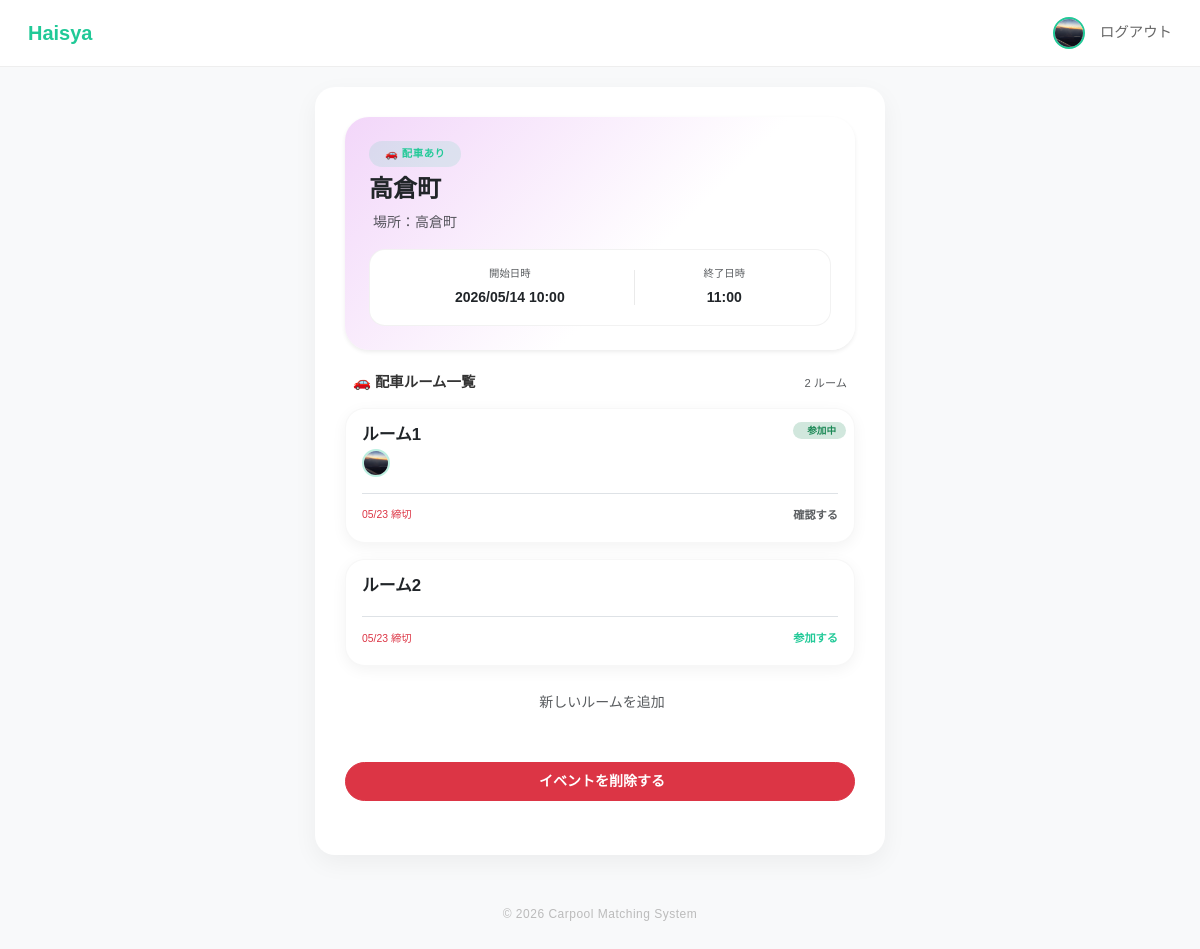
The app's page /events/detail/6 (signed in), older data.
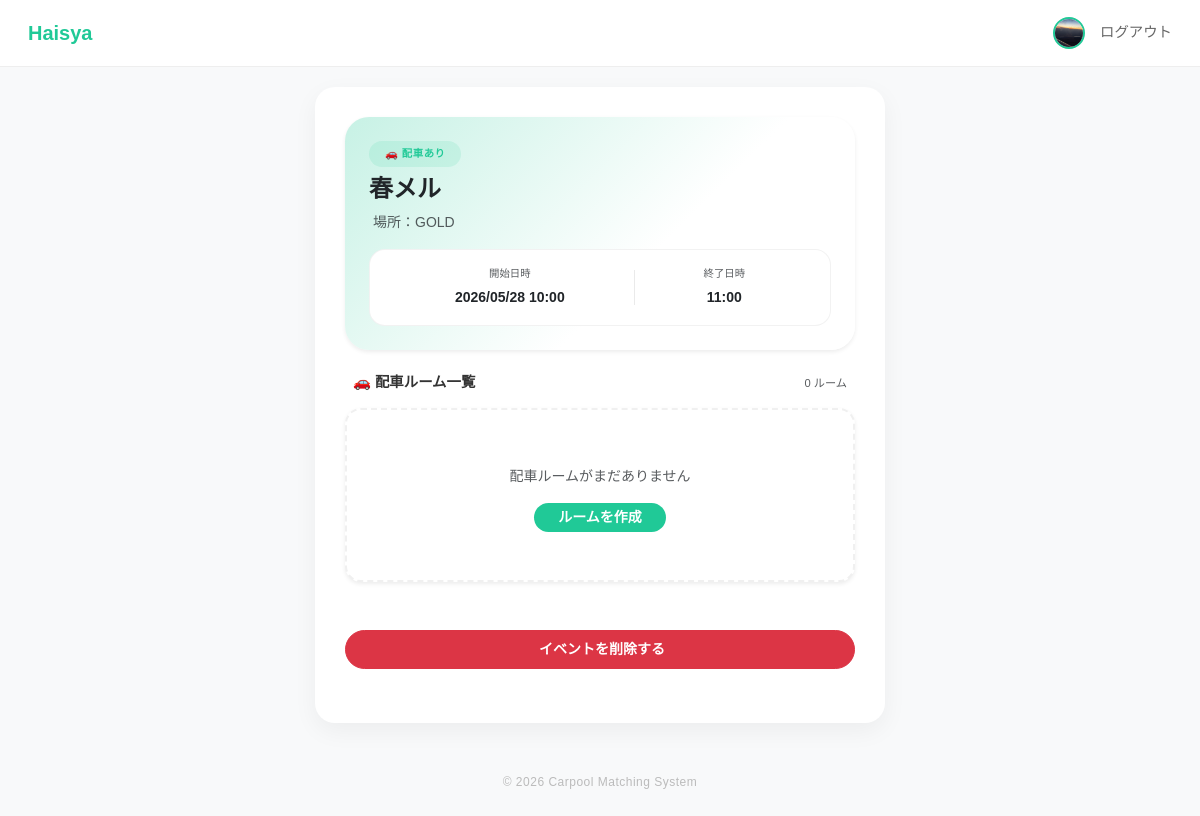
The same page, newer data.
### app/models/event.py (models this page shows, shortened)
class Event(db.Model):
    __tablename__ = 'events'
    id = db.Column(db.Integer, primary_key=True)
    title = db.Column(db.String(100), nullable=False)
    group_id = db.Column(db.Integer, db.ForeignKey('groups.id'), nullable=True)
    location = db.Column(db.String(200))
    start_time = db.Column(db.DateTime, nullable=False)
    end_time = db.Column(db.DateTime)
    join_code = db.Column(db.String(10), unique=True, nullable=False)
    needs_car = db.Column(db.Boolean, default=True)
    created_by = db.Column(db.Integer, db.ForeignKey('users.id'), nullable=False)
    created_at = db.Column(db.DateTime, default=datetime.utcnow)
    creator = db.relationship("User", backref=db.backref("created_events", lazy=True))
    rooms = db.relationship(
        "Room",
        backref="event",
        lazy=True,
        cascade="all, delete-orphan"
    )

### app/models/room.py (models this page shows, shortened)
class Room(db.Model):
    __tablename__ = "rooms"
    id = db.Column(db.Integer, primary_key=True)
    name = db.Column(db.String(200), nullable=False)
    description = db.Column(db.Text)
    sections = db.Column(db.Integer, default=1)
    event_id = db.Column(db.Integer, db.ForeignKey("events.id"), nullable=False)
    created_by = db.Column(db.Integer, db.ForeignKey("users.id"), nullable=False)
    deadline = db.Column(db.DateTime)
    matching_method = db.Column(db.String(50), default="default")
    created_at = db.Column(db.DateTime, default=datetime.utcnow)
    entries = db.relationship("Entry", backref="room", lazy=True, cascade="all, delete-orphan")

### app/models/entry.py (models this page shows, shortened)
class Entry(db.Model):
    __tablename__ = "entries"
    id = db.Column(db.Integer, primary_key=True)
    user_id = db.Column(db.Integer, db.ForeignKey("users.id"), nullable=False)
    room_id = db.Column(db.Integer, db.ForeignKey("rooms.id"), nullable=False)
    has_car = db.Column(db.Boolean, default=False)
    capacity = db.Column(db.Integer, default=0)
    has_rehersal = db.Column(db.Boolean, default=False) # ← これを追加しました
    schedule_id = db.Column(db.String(50))
    prefer_with = db.Column(db.String(200))
    avoid_with = db.Column(db.String(200))
    early_leave = db.Column(db.Boolean, default=False)
    created_at = db.Column(db.DateTime, default=datetime.utcnow)
    user = db.relationship("User", backref=db.backref("entries", lazy=True))

### app/models/user.py (models this page shows)
class User(db.Model, UserMixin):
    __tablename__ = "users"
    id = db.Column(db.Integer, primary_key=True)
    username = db.Column(db.String(50), unique=True, nullable=False)
    password = db.Column(db.String(200), nullable=False)
    display_name = db.Column(db.String(50))
    icon = db.Column(db.String(200), default="default.png")
    genre = db.Column(db.String(50))  # 所属ジャンル
    age = db.Column(db.Integer)
    line_url = db.Column(db.String(200), nullable=True)
    insta_url = db.Column(db.String(200), nullable=True)
    @property
    def name(self):
        return self.display_name or self.username

### app/events/routes.py (the view)
@events_bp.route('/detail/<int:event_id>')
@login_required
def event_detail(event_id):
    event = Event.query.get_or_404(event_id)
    joined_room_ids = [
        entry.room_id for entry in Entry.query.filter_by(user_id=current_user.id).all()
    ]
    is_admin = False
    if event.group_id:
        membership = GroupMember.query.filter_by(
            group_id=event.group_id,
            user_id=current_user.id,
            role='admin'
        ).first()
        is_admin = membership is not None
    return render_template('event_detail.html',
                           event=event,
                           joined_room_ids=joined_room_ids,
                           is_admin=is_admin)

### app/models/user.py (called while the page is built)
@login_manager.user_loader
def load_user(user_id):
    return User.query.get(int(user_id))

### app/templates/event_detail.html (shortened to what the changed rows need)
{% extends "layout.html" %}
{% block content %}
{% from 'macros/avatar.html' import avatar %}
<div class="main-card border-0 shadow-sm mb-4 p-4" style="border-radius: 24px; background: linear-gradient(135deg, {{ (event.group.color ~ '40') if event.group else '#ffffff' }} 0%, white 60%);">
    <div class="mb-3">
        <div class="d-flex justify-content-between align-items-start">
            <span class="badge rounded-pill px-3 py-2 mb-2 {% if event.needs_car %}bg-walica-light text-walica{% else %}bg-light text-muted{% endif %}"
                style="font-size: 0.65rem; font-weight: 600; letter-spacing: 0.5px;">
            </span>
        </div>
        <h2 class="fw-bold h4 mb-2 text-dark">{{ event.title }}</h2>
        <p class="text-muted mb-0 small">
             場所：{{ event.location or "未指定" }}
        </p>
    </div>
    <div class="bg-white rounded-4 p-3 d-flex justify-content-around text-center border" style="border-color: rgba(0,0,0,0.05) !important;">
        <div class="flex-grow-1">
            <small class="text-muted d-block mb-1" style="font-size: 0.65rem;">開始日時</small>
            <span class="fw-bold text-dark small">{{ event.start_time.strftime('%Y/%m/%d %H:%M') }}</span>
        </div>
        <div class="flex-grow-1">
            <small class="text-muted d-block mb-1" style="font-size: 0.65rem;">終了日時</small>
            <span class="fw-bold text-dark small">
                {{ event.end_time.strftime('%H:%M') if event.end_time else '--:--' }}
            </span>
        </div>
    </div>
</div>
{% if event.needs_car %}
    <div class="px-2 mb-3 d-flex justify-content-between align-items-center">
        <h6 class="fw-bold mb-0" style="font-size: 0.9rem;">🚗 配車ルーム一覧</h6>
        <span class="text-muted" style="font-size: 0.7rem;">{{ event.rooms|length }} ルーム</span>
    </div>
    {% if event.rooms %}
        <div class="d-flex flex-column gap-3 mb-4">
            {% for room in event.rooms %}
            <div class="room-card position-relative overflow-hidden p-3">
                <div class="position-absolute top-0 end-0 mt-2 me-2">
                    {% if room.id in joined_room_ids %}
                        <span class="badge rounded-pill bg-success-subtle text-success border-0" style="font-size: 0.6rem; padding: 4px 10px;">
                            参加中
                        </span>
                    {% endif %}
                </div>
                <div class="d-flex justify-content-between align-items-start">
                    <div class="flex-grow-1">
                        <div class="text-dark pe-5 mb-1">
                            <div class="fw-bold" style="font-size: 1.05rem; line-height: 1.2;">
                                {{ room.name }}
                            </div>
                        </div>
                        <div class="d-flex align-items-center me-2">
                            {% for entry in room.entries[:4] %}
                            <div style="{% if not loop.first %}margin-left: -10px;{% endif %}
                                        position: relative; z-index: {{ loop.revindex }};">
                                {{ avatar(entry.user, size=28) }}
                            </div>
                            {% endfor %}
                        </div>
                    </div>
                </div>
                <div class="mt-3 pt-2 border-top d-flex justify-content-between align-items-center">
                    <div class="small">
                        {% if room.deadline %}
                            <span class="text-danger" style="font-size: 0.65rem;">
                                 {{ room.deadline.strftime('%m/%d 締切') }}
                            </span>
                        {% else %}
                            <span class="text-muted" style="font-size: 0.65rem;">常時募集中</span>
                        {% endif %}
                    </div>
                    <a href="{{ url_for('rooms.room_detail', room_id=room.id) }}" class="text-decoration-none">
                        {% if room.id in joined_room_ids %}
                            <span class="text-muted fw-bold" style="font-size: 0.7rem;">
                                確認する
                            </span>
                        {% else %}
                            <span class="text-walica fw-bold" style="font-size: 0.7rem;">
                                参加する
                            </span>
                        {% endif %}
                    </a>
                </div>
            </div>
            {% endfor %}
        </div>
        <div class="text-center mb-5">
            <a href="{{ url_for('rooms.create_room', event_id=event.id) }}" class="text-muted small text-decoration-none hover-opacity">
                 新しいルームを追加
            </a>
        </div>
    {% else %}
        <div class="text-center py-5 bg-white rounded-4 shadow-sm border border-dashed mb-5">
            <p class="text-muted small mb-3">配車ルームがまだありません</p>
            <a href="{{ url_for('rooms.create_room', event_id=event.id) }}" class="btn btn-walica btn-sm rounded-pill px-4">
                ルームを作成
            </a>
        </div>
    {% endif %}
{% endif %}
{% endblock %}

### app/templates/macros/avatar.html (shortened to what this page needs)
{% macro avatar(user, size=42, is_admin=false) %}
{% set has_icon = user.icon and user.icon != 'default.png' %}
<div class="position-relative d-inline-block flex-shrink-0">
    {% if has_icon %}
    <img src="{{ url_for('static', filename=user.icon) }}"
         alt="{{ user.name }}"
         class="rounded-circle"
         style="width: {{ size }}px; height: {{ size }}px;
                object-fit: cover;
                border: 2px solid rgba(32,201,151,0.3);">
    {% endif %}
</div>
{% endmacro %}

Row changes from the older to the newer data that the page shows:
removed Room: shows "参加中", name "ルーム1", deadline "05/23 締切", shows "確認する"
removed Entry: icon (picture)
no longer on this page (row edited): Room: name "ルーム2", deadline "05/23 締切", shows "参加する"
changed Event: title "高倉町" → "春メル"; location "高倉町" → "GOLD"; start_time "2026/05/14 10:00" → "2026/05/28 10:00"
Text that changed along with them:
{{ event.rooms|length }}: "2" → "0"
text no longer shown: "新しいルームを追加"
text now shown: "配車ルームがまだありません ルームを作成"
